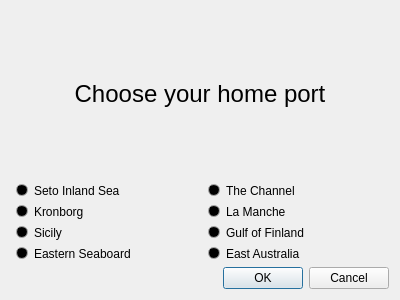
<?xml version="1.0" encoding="UTF-8"?>
<ui version="4.0" idbasedtr="true">
 <class>ChooseHomePort</class>
 <widget class="QDialog" name="ChooseHomePort">
  <property name="geometry">
   <rect>
    <x>0</x>
    <y>0</y>
    <width>400</width>
    <height>300</height>
   </rect>
  </property>
  <property name="windowTitle">
   <string>Dialog</string>
  </property>
  <property name="styleSheet">
   <string notr="true">QRadioButton::indicator:checked {
border: 2px solid darkgray; border-radius: 6px; width: 8px; height: 8px; margin-left: 5px;
        background-color: palette(button)
    }
    QRadioButton::indicator:unchecked {
border: 1px solid darkgray; border-radius: 6px; width: 10px; height: 10px; margin-left: 5px;
        background-color: palette(text)
    }</string>
  </property>
  <layout class="QVBoxLayout" name="verticalLayout_2">
   <item>
    <layout class="QVBoxLayout" name="verticalLayout">
     <item>
      <widget class="QLabel" name="label">
       <property name="font">
        <font>
         <pointsize>18</pointsize>
        </font>
       </property>
       <property name="text">
        <string id="choose-home">Choose your home port</string>
       </property>
       <property name="alignment">
        <set>Qt::AlignCenter</set>
       </property>
      </widget>
     </item>
     <item>
      <layout class="QGridLayout" name="gridLayout">
       <item row="0" column="0">
        <widget class="QRadioButton" name="buttonJPN">
         <property name="text">
          <string id="home-japan">Seto Inland Sea</string>
         </property>
        </widget>
       </item>
       <item row="0" column="1">
        <widget class="QRadioButton" name="buttonGBR">
         <property name="text">
          <string id="home-britain">The Channel</string>
         </property>
        </widget>
       </item>
       <item row="1" column="0">
        <widget class="QRadioButton" name="buttonGER">
         <property name="text">
          <string id="home-germany">Kronborg</string>
         </property>
        </widget>
       </item>
       <item row="1" column="1">
        <widget class="QRadioButton" name="buttonFRA">
         <property name="text">
          <string id="home-france">La Manche</string>
         </property>
        </widget>
       </item>
       <item row="2" column="0">
        <widget class="QRadioButton" name="buttonITA">
         <property name="text">
          <string id="home-italy">Sicily</string>
         </property>
        </widget>
       </item>
       <item row="2" column="1">
        <widget class="QRadioButton" name="buttonSOV">
         <property name="text">
          <string id="home-soviet">Gulf of Finland</string>
         </property>
        </widget>
       </item>
       <item row="3" column="0">
        <widget class="QRadioButton" name="buttonUSA">
         <property name="text">
          <string id="home-usa">Eastern Seaboard</string>
         </property>
        </widget>
       </item>
       <item row="3" column="1">
        <widget class="QRadioButton" name="buttonOCE">
         <property name="text">
          <string id="home-australia">East Australia</string>
         </property>
        </widget>
       </item>
      </layout>
     </item>
    </layout>
   </item>
   <item>
    <widget class="QDialogButtonBox" name="buttonBox">
     <property name="orientation">
      <enum>Qt::Horizontal</enum>
     </property>
     <property name="standardButtons">
      <set>QDialogButtonBox::Cancel|QDialogButtonBox::Ok</set>
     </property>
    </widget>
   </item>
  </layout>
 </widget>
 <resources/>
 <connections>
  <connection>
   <sender>buttonBox</sender>
   <signal>accepted()</signal>
   <receiver>ChooseHomePort</receiver>
   <slot>accept()</slot>
   <hints>
    <hint type="sourcelabel">
     <x>248</x>
     <y>254</y>
    </hint>
    <hint type="destinationlabel">
     <x>157</x>
     <y>274</y>
    </hint>
   </hints>
  </connection>
  <connection>
   <sender>buttonBox</sender>
   <signal>rejected()</signal>
   <receiver>ChooseHomePort</receiver>
   <slot>reject()</slot>
   <hints>
    <hint type="sourcelabel">
     <x>316</x>
     <y>260</y>
    </hint>
    <hint type="destinationlabel">
     <x>286</x>
     <y>274</y>
    </hint>
   </hints>
  </connection>
 </connections>
</ui>
